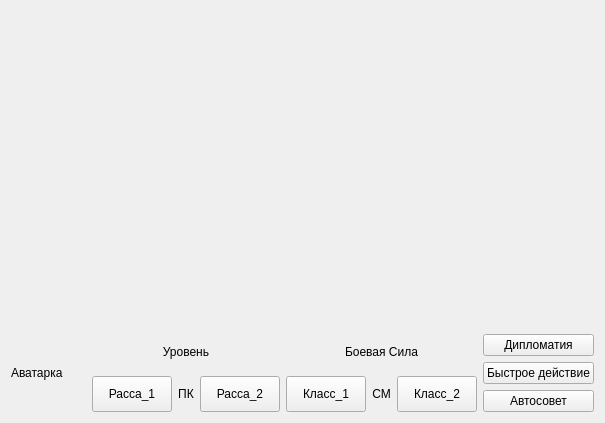
<?xml version="1.0" encoding="UTF-8"?>
<ui version="4.0">
 <class>GamerWidget</class>
 <widget class="QWidget" name="GamerWidget">
  <property name="geometry">
   <rect>
    <x>0</x>
    <y>0</y>
    <width>605</width>
    <height>423</height>
   </rect>
  </property>
  <property name="windowTitle">
   <string>Form</string>
  </property>
  <layout class="QGridLayout" name="gridLayout">
   <item row="1" column="0">
    <layout class="QVBoxLayout" name="verticalLayout">
     <item>
      <layout class="QHBoxLayout" name="horizontalLayout">
       <item>
        <widget class="QLabel" name="label">
         <property name="text">
          <string>Аватарка</string>
         </property>
        </widget>
       </item>
       <item>
        <layout class="QVBoxLayout" name="verticalLayout_3">
         <item>
          <widget class="QLabel" name="label_2">
           <property name="text">
            <string>Уровень</string>
           </property>
           <property name="alignment">
            <set>Qt::AlignCenter</set>
           </property>
          </widget>
         </item>
         <item>
          <layout class="QHBoxLayout" name="horizontalLayout_2">
           <item>
            <widget class="QPushButton" name="btn_race_1">
             <property name="sizePolicy">
              <sizepolicy hsizetype="Minimum" vsizetype="Preferred">
               <horstretch>0</horstretch>
               <verstretch>0</verstretch>
              </sizepolicy>
             </property>
             <property name="text">
              <string>Расса_1</string>
             </property>
            </widget>
           </item>
           <item>
            <widget class="QLabel" name="lbl_halfblood">
             <property name="text">
              <string>ПК</string>
             </property>
             <property name="alignment">
              <set>Qt::AlignCenter</set>
             </property>
            </widget>
           </item>
           <item>
            <widget class="QPushButton" name="btn_race_2">
             <property name="sizePolicy">
              <sizepolicy hsizetype="Minimum" vsizetype="Preferred">
               <horstretch>0</horstretch>
               <verstretch>0</verstretch>
              </sizepolicy>
             </property>
             <property name="text">
              <string>Расса_2</string>
             </property>
            </widget>
           </item>
          </layout>
         </item>
        </layout>
       </item>
       <item>
        <layout class="QVBoxLayout" name="verticalLayout_2">
         <item>
          <widget class="QLabel" name="label_3">
           <property name="text">
            <string>Боевая Сила</string>
           </property>
           <property name="alignment">
            <set>Qt::AlignCenter</set>
           </property>
          </widget>
         </item>
         <item>
          <layout class="QHBoxLayout" name="horizontalLayout_3">
           <item>
            <widget class="QPushButton" name="btn_class_1">
             <property name="sizePolicy">
              <sizepolicy hsizetype="Minimum" vsizetype="Preferred">
               <horstretch>0</horstretch>
               <verstretch>0</verstretch>
              </sizepolicy>
             </property>
             <property name="text">
              <string>Класс_1</string>
             </property>
            </widget>
           </item>
           <item>
            <widget class="QLabel" name="lbl_supermunchkin">
             <property name="text">
              <string>СМ</string>
             </property>
             <property name="alignment">
              <set>Qt::AlignCenter</set>
             </property>
            </widget>
           </item>
           <item>
            <widget class="QPushButton" name="btn_class_2">
             <property name="sizePolicy">
              <sizepolicy hsizetype="Minimum" vsizetype="Preferred">
               <horstretch>0</horstretch>
               <verstretch>0</verstretch>
              </sizepolicy>
             </property>
             <property name="text">
              <string>Класс_2</string>
             </property>
            </widget>
           </item>
          </layout>
         </item>
        </layout>
       </item>
       <item>
        <layout class="QVBoxLayout" name="verticalLayout_4">
         <item>
          <widget class="QPushButton" name="btn_diplomacy">
           <property name="text">
            <string>Дипломатия</string>
           </property>
          </widget>
         </item>
         <item>
          <widget class="QPushButton" name="btn_fast_action">
           <property name="text">
            <string>Быстрое действие</string>
           </property>
          </widget>
         </item>
         <item>
          <widget class="QPushButton" name="btn_auto_advice">
           <property name="text">
            <string>Автосовет</string>
           </property>
          </widget>
         </item>
        </layout>
       </item>
      </layout>
     </item>
    </layout>
   </item>
   <item row="0" column="0">
    <widget class="Hand" name="widget" native="true"/>
   </item>
  </layout>
 </widget>
 <customwidgets>
  <customwidget>
   <class>Hand</class>
   <extends>QWidget</extends>
   <header location="global">hand.h</header>
   <container>1</container>
  </customwidget>
 </customwidgets>
 <resources/>
 <connections/>
</ui>
